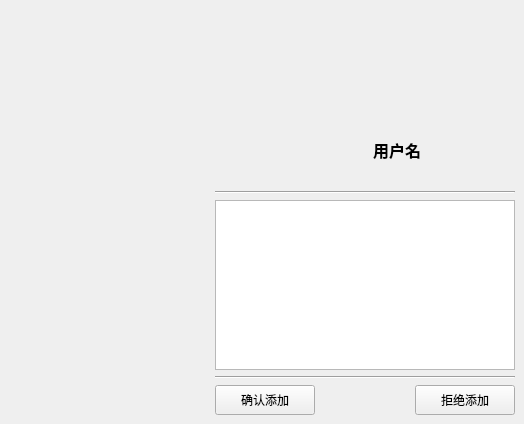
     <widget class="QWidget" name="comfirmPage">
      <widget class="QWidget" name="comfirmWidget" native="true">
       <property name="geometry">
        <rect>
         <x>215</x>
         <y>115</y>
         <width>300</width>
         <height>300</height>
        </rect>
       </property>
       <layout class="QVBoxLayout" name="verticalLayout_10">
        <property name="leftMargin">
         <number>0</number>
        </property>
        <property name="topMargin">
         <number>0</number>
        </property>
        <property name="rightMargin">
         <number>0</number>
        </property>
        <property name="bottomMargin">
         <number>0</number>
        </property>
        <item>
         <layout class="QHBoxLayout" name="horizontalLayout_17">
          <item>
           <widget class="QLabel" name="comfirmPageProfileLabel">
            <property name="sizePolicy">
             <sizepolicy hsizetype="Preferred" vsizetype="Preferred">
              <horstretch>70</horstretch>
              <verstretch>70</verstretch>
             </sizepolicy>
            </property>
            <property name="minimumSize">
             <size>
              <width>70</width>
              <height>70</height>
             </size>
            </property>
            <property name="maximumSize">
             <size>
              <width>70</width>
              <height>70</height>
             </size>
            </property>
            <property name="text">
             <string/>
            </property>
            <property name="scaledContents">
             <bool>false</bool>
            </property>
            <property name="margin">
             <number>0</number>
            </property>
           </widget>
          </item>
          <item>
           <widget class="QLabel" name="comfirmPageUsernameLabel">
            <property name="minimumSize">
             <size>
              <width>100</width>
              <height>20</height>
             </size>
            </property>
            <property name="maximumSize">
             <size>
              <width>100</width>
              <height>20</height>
             </size>
            </property>
            <property name="font">
             <font>
              <pointsize>12</pointsize>
              <bold>true</bold>
             </font>
            </property>
            <property name="text">
             <string>用户名</string>
            </property>
           </widget>
          </item>
         </layout>
        </item>
        <item>
         <widget class="Line" name="comfirmPageLine1">
          <property name="orientation">
           <enum>Qt::Orientation::Horizontal</enum>
          </property>
         </widget>
        </item>
        <item>
         <widget class="QTextEdit" name="leaveMsgTextEdit">
          <property name="font">
           <font>
            <pointsize>11</pointsize>
           </font>
          </property>
          <property name="html">
           <string>&lt;!DOCTYPE HTML PUBLIC &quot;-//W3C//DTD HTML 4.0//EN&quot; &quot;http://www.w3.org/TR/REC-html40/strict.dtd&quot;&gt;
&lt;html&gt;&lt;head&gt;&lt;meta name=&quot;qrichtext&quot; content=&quot;1&quot; /&gt;&lt;meta charset=&quot;utf-8&quot; /&gt;&lt;style type=&quot;text/css&quot;&gt;
p, li { white-space: pre-wrap; }
hr { height: 1px; border-width: 0; }
li.unchecked::marker { content: &quot;\2610&quot;; }
li.checked::marker { content: &quot;\2612&quot;; }
&lt;/style&gt;&lt;/head&gt;&lt;body style=&quot; font-family:'Microsoft YaHei UI'; font-size:11pt; font-weight:400; font-style:normal;&quot;&gt;
&lt;p style=&quot;-qt-paragraph-type:empty; margin-top:0px; margin-bottom:0px; margin-left:0px; margin-right:0px; -qt-block-indent:0; text-indent:0px;&quot;&gt;&lt;br /&gt;&lt;/p&gt;&lt;/body&gt;&lt;/html&gt;</string>
          </property>
         </widget>
        </item>
        <item>
         <widget class="Line" name="comfirmPageLine2">
          <property name="orientation">
           <enum>Qt::Orientation::Horizontal</enum>
          </property>
         </widget>
        </item>
        <item>
         <widget class="QWidget" name="addComfirmWidget" native="true">
          <layout class="QHBoxLayout" name="horizontalLayout_8">
           <property name="leftMargin">
            <number>0</number>
           </property>
           <property name="topMargin">
            <number>0</number>
           </property>
           <property name="rightMargin">
            <number>0</number>
           </property>
           <property name="bottomMargin">
            <number>0</number>
           </property>
           <item>
            <widget class="QPushButton" name="confirmPushButton">
             <property name="enabled">
              <bool>true</bool>
             </property>
             <property name="minimumSize">
              <size>
               <width>100</width>
               <height>30</height>
              </size>
             </property>
             <property name="maximumSize">
              <size>
               <width>100</width>
               <height>30</height>
              </size>
             </property>
             <property name="text">
              <string>确认添加</string>
             </property>
            </widget>
           </item>
           <item>
            <spacer name="horizontalSpacer_16">
             <property name="orientation">
              <enum>Qt::Orientation::Horizontal</enum>
             </property>
             <property name="sizeHint" stdset="0">
              <size>
               <width>85</width>
               <height>20</height>
              </size>
             </property>
            </spacer>
           </item>
           <item>
            <widget class="QPushButton" name="cancelPushButton">
             <property name="minimumSize">
              <size>
               <width>100</width>
               <height>30</height>
              </size>
             </property>
             <property name="maximumSize">
              <size>
               <width>100</width>
               <height>30</height>
              </size>
             </property>
             <property name="text">
              <string>拒绝添加</string>
             </property>
            </widget>
           </item>
          </layout>
         </widget>
        </item>
       </layout>
      </widget>
     </widget>
